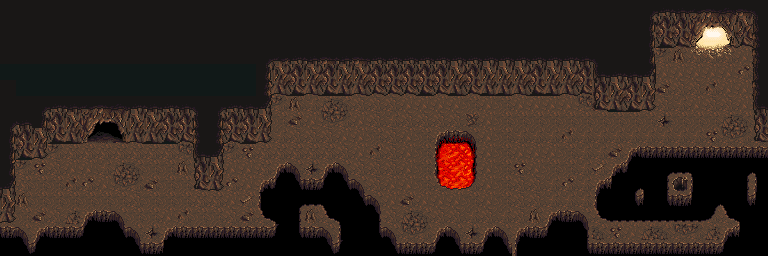

Rendered tile map (Tiled .tmx) drawn with the repository's tilesets; below, a short description and the full map source, tile grids included:
An orthogonal 48x16 tile map with 16x16 px tiles, 2 tile layers (background, blocked).

<map version="1.0" orientation="orthogonal" renderorder="left-down" width="48" height="16" tilewidth="16" tileheight="16" nextobjectid="29">
 <tileset firstgid="1" name="level01" tilewidth="16" tileheight="16" tilecount="336" columns="16">
  <image source="level01.png" width="256" height="336" />
 </tileset>
 <layer name="background" width="48" height="16">
  <data encoding="csv">
55,55,55,55,55,55,55,55,55,55,55,55,55,55,55,55,55,55,55,55,55,55,55,55,55,55,55,55,55,55,55,55,55,55,55,55,55,55,55,55,55,55,55,55,55,55,55,55,
55,55,55,55,55,55,55,55,55,55,55,55,55,55,55,55,55,55,55,55,55,55,55,55,55,55,55,55,55,55,55,55,55,55,55,55,55,55,55,55,55,55,55,55,55,55,55,55,
55,55,55,55,55,55,55,55,55,55,55,55,55,55,55,55,55,55,55,55,55,55,55,55,55,55,55,55,55,55,55,55,55,55,55,55,55,55,55,55,55,55,55,55,55,55,145,146,
55,55,55,55,55,55,55,55,55,55,55,55,55,55,55,55,55,55,55,55,55,55,55,55,55,55,55,55,55,55,55,55,55,55,55,55,55,55,55,55,55,134,130,100,101,102,145,146,
51,51,51,51,51,51,51,51,51,51,51,51,51,51,51,51,55,55,55,55,55,55,55,55,55,55,55,55,55,55,55,55,55,55,55,55,55,145,146,55,55,145,145,145,145,145,149,146,
55,51,51,51,51,51,51,51,51,51,51,51,51,51,51,51,145,145,55,145,55,55,145,145,145,145,55,145,55,145,55,55,145,55,55,145,145,145,146,145,145,116,161,161,148,145,145,146,
55,55,55,55,55,55,55,55,55,55,55,55,55,55,55,55,161,134,130,162,117,118,161,161,161,145,145,145,145,146,145,146,145,145,145,145,133,145,51,55,161,161,162,145,161,161,145,146,
55,55,55,55,55,55,55,55,55,55,55,55,55,55,55,55,145,146,116,145,133,134,145,161,162,161,161,161,161,132,145,146,146,146,146,146,146,146,146,146,146,114,146,146,146,117,118,146,
145,55,55,55,55,55,51,51,145,55,51,145,55,55,130,55,161,162,161,161,161,145,145,146,161,145,146,55,55,55,145,146,162,162,162,148,162,162,162,162,162,162,162,162,113,133,134,162,
145,51,104,134,104,104,104,104,104,104,104,133,104,104,134,113,104,104,104,104,104,161,145,148,161,145,146,305,308,309,145,146,145,145,145,146,162,162,116,137,137,137,137,137,137,137,137,137,
145,134,113,161,145,145,162,117,118,146,146,130,104,104,145,145,104,137,137,114,137,137,161,161,161,145,146,306,307,310,145,146,113,145,146,146,162,129,137,137,137,87,88,89,137,137,87,89,
145,104,146,146,148,149,145,133,134,116,146,146,104,104,149,145,137,137,137,137,137,137,137,161,145,145,146,307,307,308,145,146,161,161,162,149,162,137,137,87,89,103,131,105,137,137,103,105,
145,130,146,146,146,146,146,146,161,146,146,146,104,104,145,129,137,137,87,88,89,137,137,137,145,116,145,145,145,146,145,146,161,161,162,162,162,137,137,119,121,119,120,121,137,137,119,121,
145,146,116,161,117,146,129,146,146,146,145,148,146,146,161,116,137,137,103,130,136,89,137,137,161,117,118,161,161,162,161,162,161,130,137,137,137,137,137,137,137,137,137,137,137,137,137,137,
137,137,137,137,137,137,137,137,137,114,137,137,137,137,137,137,137,137,119,120,151,105,137,137,137,133,134,137,137,114,137,137,161,162,137,137,137,118,113,145,117,118,133,134,117,137,137,137,
137,137,137,137,137,137,137,137,137,137,137,137,137,137,137,137,137,137,137,137,167,168,137,137,137,137,137,137,137,137,137,137,137,137,137,137,137,137,137,137,137,137,137,137,137,137,137,137
</data>
 </layer>
 <layer name="blocked" width="48" height="16">
  <data encoding="csv">
0,0,0,0,0,0,0,0,0,0,0,0,0,0,0,0,0,0,0,0,0,0,0,0,0,0,0,0,0,0,0,0,0,0,0,0,0,0,0,0,7,14,15,52,53,54,5,8,
0,0,0,0,0,0,0,0,0,0,0,0,0,0,0,0,0,0,0,0,0,0,0,0,0,0,0,0,0,0,0,0,0,0,0,0,0,0,0,0,23,95,31,68,69,70,30,26,
0,0,0,0,0,0,0,0,0,0,0,0,0,0,0,0,0,0,0,0,0,0,0,0,0,0,0,0,0,0,0,0,0,0,0,0,0,0,0,0,25,111,47,84,85,86,111,42,
0,0,0,0,0,0,0,0,0,0,0,0,0,0,0,0,7,4,14,15,5,15,5,14,14,14,14,14,14,14,14,14,14,14,14,14,15,8,0,0,25,0,0,0,0,0,0,44,
0,0,12,12,12,12,0,0,0,0,12,12,12,0,0,0,25,94,95,94,95,94,94,95,95,95,95,95,94,95,94,94,94,95,94,94,95,13,14,79,80,0,0,0,0,0,0,28,
0,0,0,0,0,0,0,0,0,0,0,0,0,0,0,0,41,110,111,110,111,110,110,111,111,111,111,111,110,111,110,110,110,111,110,110,111,29,94,95,96,0,0,0,0,0,0,44,
55,55,7,14,15,4,5,6,14,15,14,15,8,7,14,15,80,0,12,12,12,12,12,12,0,0,0,0,0,0,0,0,0,0,0,0,0,45,110,111,112,0,0,0,0,0,0,77,
7,15,23,95,94,20,21,22,94,94,95,95,24,23,95,95,96,0,0,0,0,12,12,12,0,0,0,0,0,0,0,0,0,0,0,0,0,0,0,0,0,0,0,0,0,0,0,93,
23,95,32,111,110,36,37,38,110,110,111,111,40,39,111,111,112,0,0,0,0,0,0,0,0,0,0,242,210,241,0,0,0,0,0,0,0,0,0,0,0,0,0,0,0,0,0,109,
23,111,112,12,0,0,0,0,0,12,12,12,77,80,0,0,0,0,0,0,0,12,12,12,0,0,0,274,0,273,0,0,0,0,0,0,0,0,0,152,120,120,120,120,120,120,120,120,
27,0,12,0,0,0,0,0,0,12,12,12,93,96,0,0,0,152,151,12,152,151,12,12,0,0,0,195,0,193,0,0,0,0,0,0,0,0,152,168,0,0,0,0,0,0,0,0,
80,0,0,0,0,0,12,12,12,12,12,12,109,112,0,0,152,168,167,120,168,167,151,12,0,0,0,226,178,225,0,0,0,0,0,0,0,152,121,0,0,0,0,0,0,0,0,0,
96,12,0,0,0,0,0,0,0,0,0,0,0,0,0,0,105,12,12,12,12,12,167,151,0,0,0,0,0,0,0,0,0,0,0,0,0,184,0,0,0,0,0,0,87,89,0,0,
112,12,12,12,12,152,120,151,12,12,12,12,12,12,0,0,136,89,12,12,12,12,12,183,0,0,0,0,0,0,0,0,0,0,152,120,151,136,88,88,88,88,88,88,135,136,89,0,
120,151,152,120,120,168,12,167,151,12,152,120,120,120,120,120,120,168,12,12,12,12,12,119,151,0,0,152,151,0,152,151,152,120,168,0,183,0,0,0,0,0,0,0,0,152,121,0,
0,167,168,0,0,0,0,0,167,120,121,0,0,0,0,0,0,0,12,12,12,12,12,12,167,120,120,168,167,120,168,167,184,137,137,0,119,120,120,120,120,120,120,120,120,168,0,0
</data>
 </layer>
</map>
